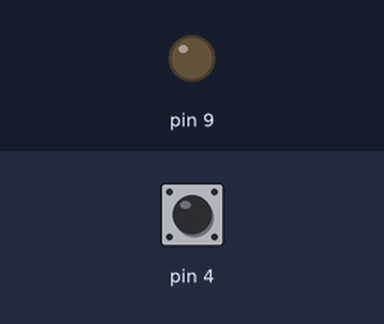
This sketch was run on a simulated Arduino Uno, built with avr-gcc and run on an emulated ATmega328P. Shown: output pins drawn as LEDs (lit = HIGH). Inputs (shaded band) come from the test bench; at power-on: pin 4 HIGH.

Above: at 1.2 s.
1.3 s: pin 4 pulled LOW for 0.15 s
At 1.9 s:
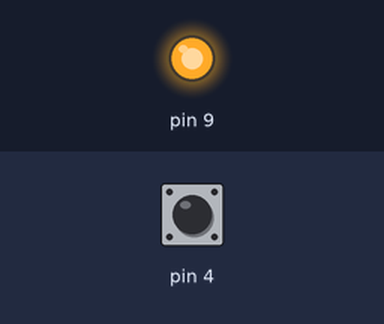
Timing chart, 0 to 4.3 s (numbered marks = the images above; inputs shaded):
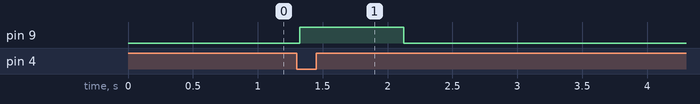

The sketch:

reference.ino
```cpp
bool on=false; unsigned long t0; int stable=HIGH,last=HIGH; unsigned long ch=0;
void setup(){pinMode(4,INPUT_PULLUP);pinMode(9,OUTPUT);}
void loop(){
  int v=digitalRead(4);
  if(v!=last){ch=millis();last=v;}
  if(millis()-ch>=25 && v!=stable){ stable=v; if(stable==LOW && !on){on=true;t0=millis();digitalWrite(9,HIGH);} }
  if(on && millis()-t0>=800){on=false;digitalWrite(9,LOW);}
}
```

Measured:
- after the input at 1.3 s, pin 9: LOW → HIGH at once, → LOW 0.80 s later
